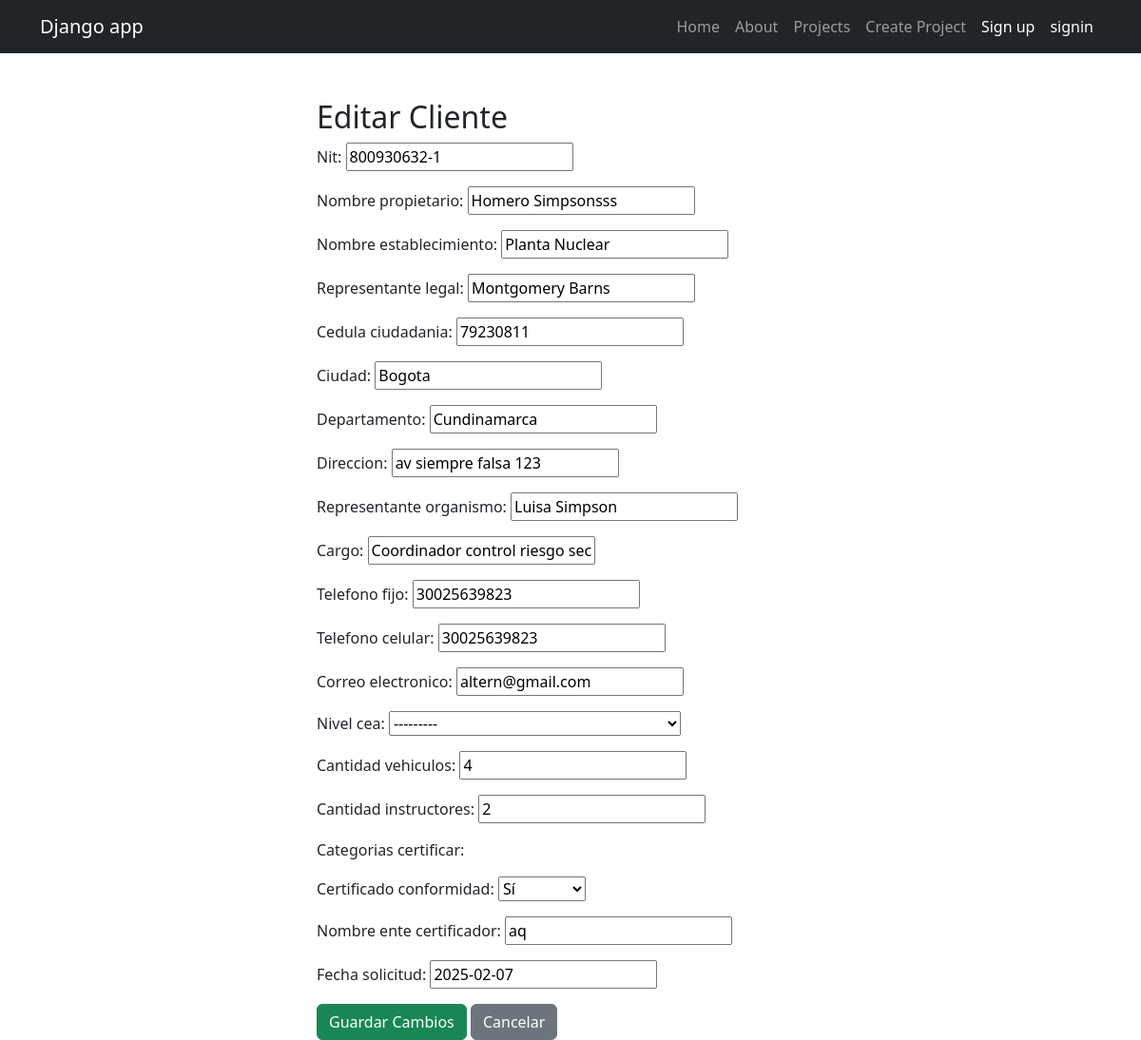
Page /clientes/clientes/editar/1/ on the earlier database version.
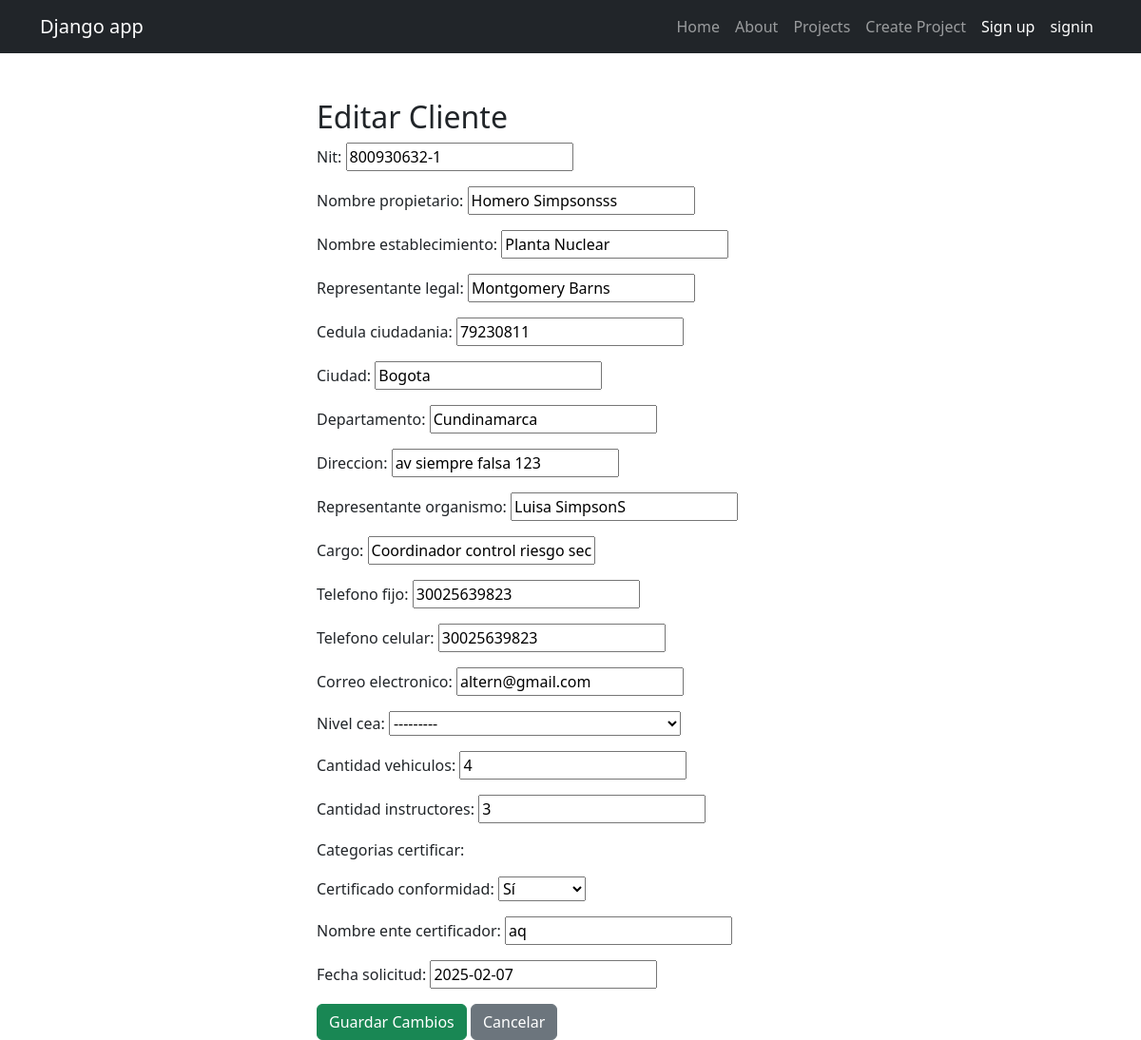
Same page on the later database version.
### solicitudes/models.py (models this page shows, shortened)
class Cliente(models.Model):
    nit = models.CharField(max_length=20, unique=True)  # Nit único
    nombre_propietario = models.CharField(max_length=100)
    nombre_establecimiento = models.CharField(max_length=100)
    representante_legal = models.CharField(max_length=100)
    cedula_ciudadania = models.CharField(max_length=20)
    ciudad = models.CharField(max_length=100)
    departamento = models.CharField(max_length=100)
    direccion = models.CharField(max_length=200)
    representante_organismo = models.CharField(max_length=100)
    cargo = models.CharField(max_length=50)
    telefono_fijo = models.CharField(max_length=20, blank=True, null=True)
    telefono_celular = models.CharField(max_length=20)
    correo_electronico = models.EmailField()
    nivel_cea = models.CharField(max_length=50, choices=NIVELES_CEA)
    cantidad_vehiculos = models.IntegerField(null=True, blank=True)
    cantidad_instructores = models.IntegerField(null=True, blank=True)
    categorias_certificar = models.ManyToManyField(Categoria, blank=True)
    certificado_conformidad = models.CharField(max_length=2, choices=CERTIFICADO_CONFORMIDAD_CHOICES, default="No")
    nombre_ente_certificador = models.CharField(max_length=100, blank=True, null=True)  # Se llena si es "Sí"
    fecha_solicitud = models.DateField(null=True, blank=True)  # Se establece solo cuando se envía la solicitud

### solicitudes/views.py (the view)
# urls.py: path('clientes/editar/<int:cliente_id>/', views.editar_cliente, name='editar_cliente'),
def editar_cliente(request, cliente_id):
    cliente = get_object_or_404(Cliente, id=cliente_id)
    if request.method == "POST":
        form = ClienteForm(request.POST, instance=cliente)
        if form.is_valid():
            form.save()
            return redirect('ver_cliente', cliente_id=cliente.id)
    else:
        form = ClienteForm(instance=cliente)
    return render(request, 'solicitudes/editar_cliente.html', {'form': form, 'cliente': cliente})

### solicitudes/forms.py
class ClienteForm(forms.ModelForm):
    class Meta:
        model = Cliente
        fields = '__all__'
        widgets = {
            'nit': forms.TextInput(attrs={'placeholder': 'Nit del cliente'}),
            'telefono_fijo': forms.TextInput(attrs={'placeholder': 'Teléfono Fijo (opcional)'}),
            'categorias_certificar': CheckboxSelectMultiple(),
        }

### solicitudes/templates/solicitudes/editar_cliente.html (shortened to what this page needs)
{% extends 'layouts/base.html' %}
{% block content %}
<main class="container">
    <div class="row">
        <div class="col-md-6 offset-md-3 mt-5">
            <h2>Editar Cliente</h2>
            <form method="POST">
                {{ form.as_p }}
                <button class="btn btn-success" type="submit">Guardar Cambios</button>
                <a href="{% url 'solicitud' %}" class="btn btn-secondary">Cancelar</a>
            </form>
        </div>
    </div>
</main>
{% endblock %}

Differences in the rows shown:
changed Cliente "Homero Simpsonsss": representante_organismo "Luisa Simpson" → "Luisa SimpsonS"; cantidad_instructores "2" → "3"
